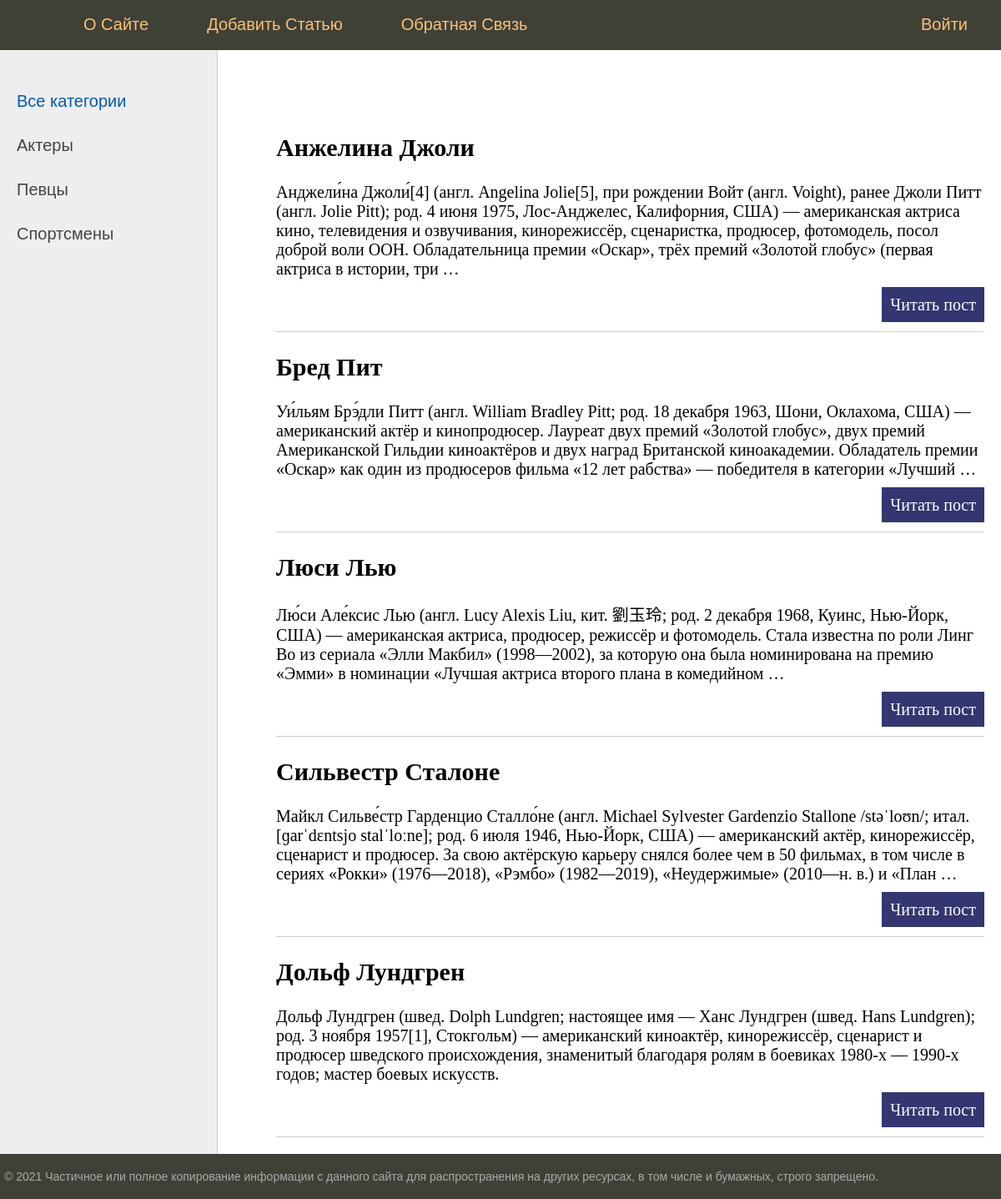
The page / on the database its author committed.
### stars/models.py (models this page shows, shortened)
class Stars(models.Model):
    title = models.CharField(max_length=255)
    content = models.TextField(blank=True)
    photo = models.ImageField(upload_to='photos/%Y/%m/%d')
    time_create = models.DateTimeField(auto_now_add=True)
    time_update = models.DateTimeField(auto_now=True)
    is_published = models.BooleanField(default=True)

### stars/views.py (the view)
# urls.py: path('', index, name='home'),
def index(request):
    posts = Stars.objects.all()
    return render(request, 'stars/index.html', {'posts': posts, 'menu': menu, 'title': 'Главная страница'})

### stars/templates/stars/index.html (shortened to what this page needs)
{% extends 'stars/base.html' %}
{% block content %}
<ul class="list-articles">
    {% for p in posts %}
        <li><h2>{{ p.title }}</h2>
        <p>{{ p.content|linebreaks|truncatewords:50 }}</p>
        <p class="link-read-post"><a href="#">Читать пост</a></p>
        </li>
    {% endfor %}
</ul>
{% endblock %}

### stars/static/stars/css/styles.css (style rules this page uses)
html, body { font-family: 'Arial'; margin: 0; padding: 0; height: 100%; width: 100%; color: #444; }
a { color: #0059b2; text-decoration: none; }
p.link-read-post { text-align: right; }
p.link-read-post a { padding: 10px; min-width: 100px; background: #333671; color: #fff; text-decoration: none; }
ul.list-articles { list-style: none; margin: 0; padding: 0; }
ul.list-articles li { border-bottom: 1px solid #ccc; }

### rows shown on the page
Stars: title "Анжелина Джоли", content "Анджели́на Джоли́[4] (англ. Angelina Jolie[5], при рождении Войт (англ. Voight), ранее Джоли Питт (англ. Jolie Pitt); род. 4 июня 1975, Лос-Анджелес, Калифорния, США) — американская актриса кино, телевидения и озвучивания, кинорежиссёр, сценаристка, продюсер, фотомодель, посол доброй воли ООН. Обладательница премии «Оскар», трёх премий «Золотой глобус» (первая актриса в истории, три …"
Stars: title "Бред Пит", content "Уи́льям Брэ́дли Питт (англ. William Bradley Pitt; род. 18 декабря 1963, Шони, Оклахома, США) — американский актёр и кинопродюсер. Лауреат двух премий «Золотой глобус», двух премий Американской Гильдии киноактёров и двух наград Британской киноакадемии. Обладатель премии «Оскар» как один из продюсеров фильма «12 лет рабства» — победителя в категории «Лучший …"
Stars: title "Люси Лью", content "Лю́си Але́ксис Лью (англ. Lucy Alexis Liu, кит. 劉玉玲; род. 2 декабря 1968, Куинс, Нью-Йорк, США) — американская актриса, продюсер, режиссёр и фотомодель. Стала известна по роли Линг Во из сериала «Элли Макбил» (1998—2002), за которую она была номинирована на премию «Эмми» в номинации «Лучшая актриса второго плана в комедийном …"
Stars: title "Сильвестр Сталоне", content "Майкл Сильве́стр Гарденцио Сталло́не (англ. Michael Sylvester Gardenzio Stallone /stəˈloʊn/; итал. [ɡarˈdɛntsjo stalˈloːne]; род. 6 июля 1946, Нью-Йорк, США) — американский актёр, кинорежиссёр, сценарист и продюсер. За свою актёрскую карьеру снялся более чем в 50 фильмах, в том числе в сериях «Рокки» (1976—2018), «Рэмбо» (1982—2019), «Неудержимые» (2010—н. в.) и «План …"
Stars: title "Дольф Лундгрен", content "Дольф Лундгрен (швед. Dolph Lundgren; настоящее имя — Ханс Лундгрен (швед. Hans Lundgren); род. 3 ноября 1957[1], Стокгольм) — американский киноактёр, кинорежиссёр, сценарист и продюсер шведского происхождения, знаменитый благодаря ролям в боевиках 1980-х — 1990-х годов; мастер боевых искусств."

### other values the page prints
{{ m.title }} "О Сайте" "Добавить Статью" "Обратная Связь"
{{ m.title }} "Войти"
